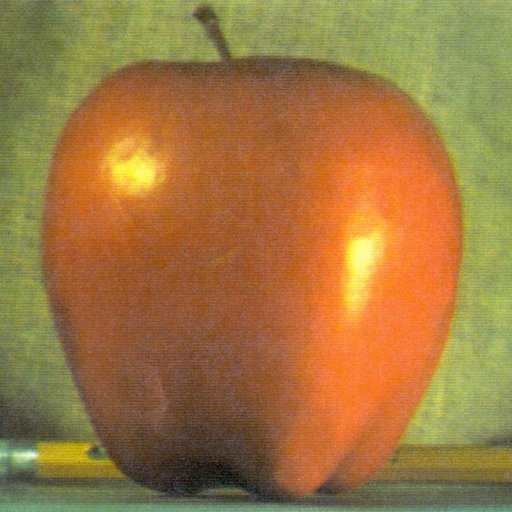
//> input picture source/pingguo.jpg, 512 x 512 px
$ ./main   (built with g++ and OpenCV 4)
//> lines starting //> are read from the running program, lines starting //| are printed output that depends on the picture; after the words box and inside, x2 and y2 are one past the last pixel; in counts of white or black regions, pixels touching at a corner belong together
#include <iostream>
#include<opencv4/opencv2/core/core.hpp>
#include<opencv4/opencv2/highgui.hpp>
#include<opencv4/opencv2/opencv.hpp>
using namespace std;
using namespace cv;
//直方图归一化
int main()
{
    Mat src = imread("../../source/pingguo.jpg");
//> src is the input picture: 512 rows x 512 cols, CV_8UC3; mean B, G, R 64.8, 119.7, 159.1
    if (src.data==NULL)
    {
        cout << "fail to load image." << endl;
        return 0;
    }
    Mat gray;
    cvtColor(src,gray,COLOR_BGR2GRAY);
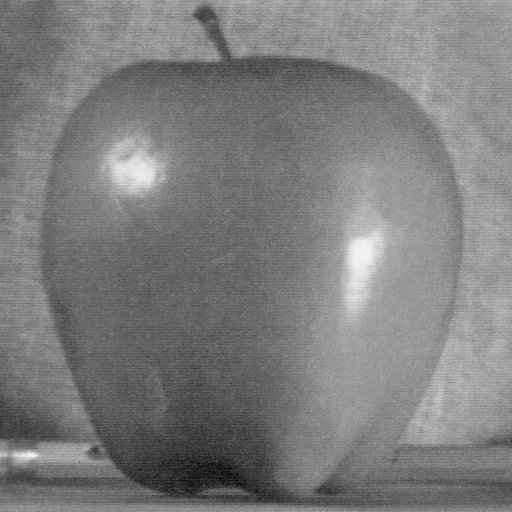
//> gray: 512 rows x 512 cols, CV_8UC1; min 7, max 248, mean 125.2

    Mat hist;//用来统计直方图计算结果
    int channels[1] ={0};//通道索引
    float inRange[2] = {0,255};
    const float* ranges[] = {inRange};//像素灰度值范围
    const int bins [1] = {256};//直方图的维度(像素灰度的最大值)
    //计算图像直方图
    calcHist(&src, 1, channels, Mat(), hist, 1, bins, ranges, true, false);
//> hist = 256 values, max 6218 at index 55, min 0 at index 177, mean 1024


    int w = 512;//宽
    int h = 500;//长
    int width=2;//矩形宽度
    //创建黑色画布
    Mat histImage_L1 = Mat::zeros(h, w, CV_8UC3);
    Mat histImage_Inf = Mat::zeros(h, w, CV_8UC3);

    Mat hist_L1,hist_Inf;

    //NORM_L1
    normalize(hist,hist_L1,1,0,NORM_L1,-1,Mat());
//> hist_L1 = 256 values, max 0.0237 at index 55, min 0 at index 177, mean 0.00391
    for (int i=0; i<=hist_L1.rows; i++)
    {
        rectangle(histImage_L1,Point(width*(i-1),h-1),Point(width*i-1,h- cvRound(30*h*hist_L1.at<float>(i-1))-1), Scalar (255,255,255),-1);
    }
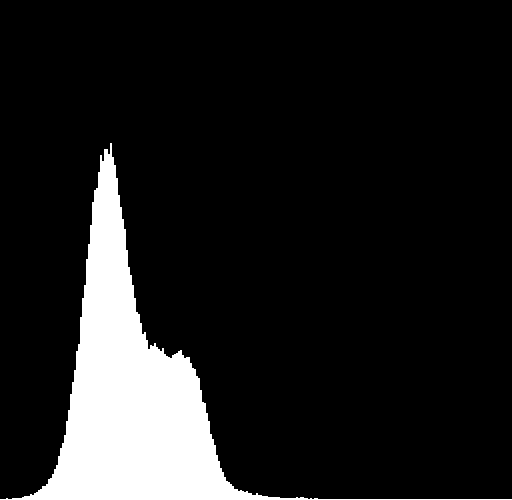
//> histImage_L1: 500 rows x 512 cols, CV_8UC3; 11.9% white; 1 white region, box (x1, y1, x2, y2) and area: (0, 143, 512, 500) 30494

    //NORM_INF
    normalize(hist,hist_Inf,1,0,NORM_INF,-1,Mat());
//> hist_Inf = 256 values, max 1 at index 55, min 0 at index 177, mean 0.165
    for (int i=0; i<=hist_Inf.rows; i++)
    {
        rectangle(histImage_Inf,Point(width*(i-1),h-1),Point(width*i-1,h- cvRound(30*h*hist_L1.at<float>(i-1))-1), Scalar (255,255,255),-1);
    }

    //显示
    imshow("histImage_L1",histImage_L1);
    imshow("histImage_Inf",histImage_Inf);
    imshow("src", src);
    waitKey(0);
    return 0;
}
